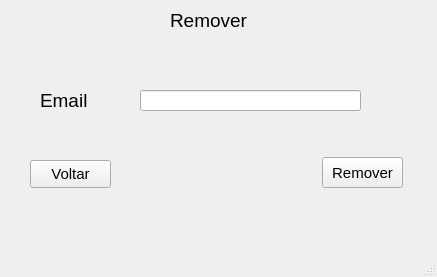
<?xml version="1.0" encoding="UTF-8"?>
<ui version="4.0">
 <class>MainWindow</class>
 <widget class="QMainWindow" name="MainWindow">
  <property name="geometry">
   <rect>
    <x>0</x>
    <y>0</y>
    <width>437</width>
    <height>277</height>
   </rect>
  </property>
  <property name="windowTitle">
   <string>MainWindow</string>
  </property>
  <widget class="QWidget" name="centralwidget">
   <widget class="QLabel" name="label">
    <property name="geometry">
     <rect>
      <x>170</x>
      <y>10</y>
      <width>81</width>
      <height>21</height>
     </rect>
    </property>
    <property name="font">
     <font>
      <pointsize>14</pointsize>
     </font>
    </property>
    <property name="text">
     <string>Remover</string>
    </property>
   </widget>
   <widget class="QLineEdit" name="line_email">
    <property name="geometry">
     <rect>
      <x>140</x>
      <y>90</y>
      <width>221</width>
      <height>21</height>
     </rect>
    </property>
   </widget>
   <widget class="QLabel" name="label_2">
    <property name="geometry">
     <rect>
      <x>40</x>
      <y>90</y>
      <width>55</width>
      <height>21</height>
     </rect>
    </property>
    <property name="font">
     <font>
      <pointsize>14</pointsize>
     </font>
    </property>
    <property name="text">
     <string>Email</string>
    </property>
   </widget>
   <widget class="QPushButton" name="btn_remover">
    <property name="geometry">
     <rect>
      <x>322</x>
      <y>157</y>
      <width>81</width>
      <height>31</height>
     </rect>
    </property>
    <property name="font">
     <font>
      <pointsize>11</pointsize>
     </font>
    </property>
    <property name="text">
     <string>Remover</string>
    </property>
   </widget>
   <widget class="QPushButton" name="btn_voltar">
    <property name="geometry">
     <rect>
      <x>30</x>
      <y>160</y>
      <width>81</width>
      <height>28</height>
     </rect>
    </property>
    <property name="font">
     <font>
      <pointsize>11</pointsize>
     </font>
    </property>
    <property name="text">
     <string>Voltar</string>
    </property>
   </widget>
  </widget>
  <widget class="QMenuBar" name="menubar">
   <property name="geometry">
    <rect>
     <x>0</x>
     <y>0</y>
     <width>437</width>
     <height>26</height>
    </rect>
   </property>
  </widget>
  <widget class="QStatusBar" name="statusbar"/>
 </widget>
 <resources/>
 <connections/>
</ui>
